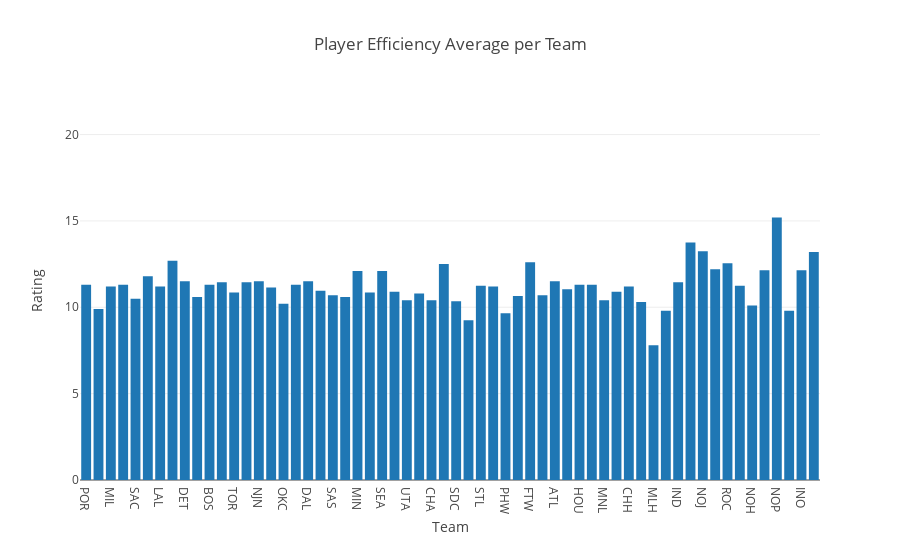

The notebook cell saved with this chart:
### Code cell
import plotly.io as pio

aggs = ["count","sum","avg","median","mode","rms","stddev","min","max","first","last"]

agg = []
agg_func = []
for i in range(0, len(aggs)):
    agg = dict(
        args=['transforms[0].aggregations[0].func', aggs[i]],
        label=aggs[i],
        method='restyle'
    )
    agg_func.append(agg)


data = [dict(
  type = 'bar',
  x = nba_df["team"],
  y = nba_df["per"],
  mode = 'markers',
  transforms = [dict(
    type = 'aggregate',
    groups = nba_df["team"],
    aggregations = [dict(
        target = 'y', func = 'median', enabled = True)
    ]
  )]
)]

layout = dict(
  title = 'Player Efficiency Average per Team',
  xaxis = dict(title = 'Team'),
  yaxis = dict(title = 'Rating', range = [0,22]),
)

fig_dict = dict(data=data, layout=layout)

pio.show(fig_dict, validate=False)

### Figure 1 — Plotly figure (JSON) as saved in the notebook; plotly's stock layout.template omitted (floating-point values rounded to 4 significant figures; data arrays with more than 128 entries replaced by an {"elided": "..."} marker saying what was removed)
{"data": [{"mode": "markers", "transforms": [{"aggregations": [{"enabled": true, "func": "median", "target": "y"}], "groups": {"elided": "3310 str values"}, "type": "aggregate"}], "type": "bar", "x": {"elided": "3310 str values"}, "y": {"elided": "3310 float values"}}], "layout": {"title": "Player Efficiency Average per Team", "xaxis": {"title": "Team"}, "yaxis": {"range": [0, 22], "title": "Rating"}}}
